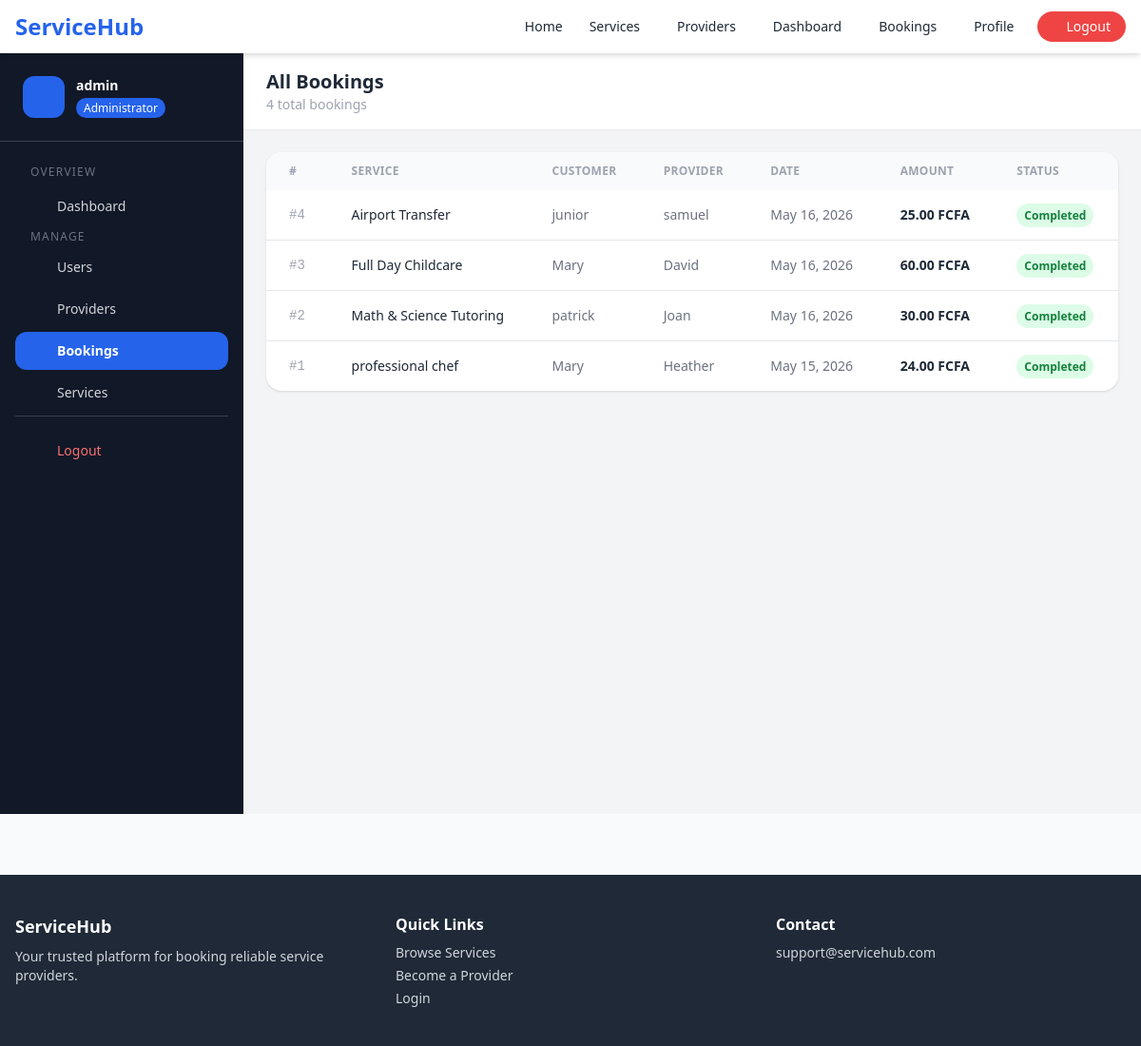
The app's page /admin-panel/bookings/ (signed in) with its own data.
### accounts/models.py (models this page shows, shortened)
class User(AbstractUser):
    ROLE_CUSTOMER = 'customer'
    ROLE_PROVIDER = 'provider'
    ROLE_ADMIN = 'admin'
    ROLE_CHOICES = [
        (ROLE_CUSTOMER, 'Customer'),
        (ROLE_PROVIDER, 'Service Provider'),
        (ROLE_ADMIN, 'Admin'),
    ]
    email = models.EmailField(unique=True)
    role = models.CharField(max_length=20, choices=ROLE_CHOICES, default=ROLE_CUSTOMER)
    phone = models.CharField(max_length=20, blank=True)
    profile_picture = models.ImageField(upload_to='profiles/', blank=True, null=True)
    address = models.TextField(blank=True)
    created_at = models.DateTimeField(auto_now_add=True)
    USERNAME_FIELD = 'email'
    REQUIRED_FIELDS = ['username']
    def is_admin_user(self):
        return self.role == self.ROLE_ADMIN

class ProviderProfile(models.Model):
    STATUS_PENDING = 'pending'
    STATUS_APPROVED = 'approved'
    STATUS_REJECTED = 'rejected'
    STATUS_CHOICES = [
        (STATUS_PENDING, 'Pending'),
        (STATUS_APPROVED, 'Approved'),
        (STATUS_REJECTED, 'Rejected'),
    ]
    user = models.OneToOneField(User, on_delete=models.CASCADE, related_name='provider_profile')
    bio = models.TextField(blank=True)
    id_document = models.FileField(upload_to='documents/', blank=True, null=True)
    service_area = models.CharField(max_length=200, blank=True)
    years_experience = models.PositiveIntegerField(default=0)
    hourly_rate = models.DecimalField(max_digits=8, decimal_places=2, default=0)
    is_available = models.BooleanField(default=True)
    status = models.CharField(max_length=20, choices=STATUS_CHOICES, default=STATUS_PENDING)
    rating = models.DecimalField(max_digits=3, decimal_places=2, default=0.00)
    total_jobs = models.PositiveIntegerField(default=0)
    created_at = models.DateTimeField(auto_now_add=True)

### bookings/models.py (models this page shows, shortened)
class Booking(models.Model):
    STATUS_PENDING = 'pending'
    STATUS_CONFIRMED = 'confirmed'
    STATUS_IN_PROGRESS = 'in_progress'
    STATUS_COMPLETED = 'completed'
    STATUS_CANCELLED = 'cancelled'
    STATUS_CHOICES = [
        (STATUS_PENDING, 'Pending'),
        (STATUS_CONFIRMED, 'Confirmed'),
        (STATUS_IN_PROGRESS, 'In Progress'),
        (STATUS_COMPLETED, 'Completed'),
        (STATUS_CANCELLED, 'Cancelled'),
    ]
    customer = models.ForeignKey(User, on_delete=models.CASCADE, related_name='bookings')
    provider = models.ForeignKey(ProviderProfile, on_delete=models.CASCADE, related_name='bookings')
    service = models.ForeignKey(Service, on_delete=models.CASCADE, related_name='bookings')
    booking_date = models.DateField()
    booking_time = models.TimeField()
    location = models.TextField()
    status = models.CharField(max_length=20, choices=STATUS_CHOICES, default=STATUS_PENDING)
    total_price = models.DecimalField(max_digits=10, decimal_places=2)
    notes = models.TextField(blank=True)
    created_at = models.DateTimeField(auto_now_add=True)
    updated_at = models.DateTimeField(auto_now=True)
    class Meta:
        ordering = ['-created_at']

### services/models.py (models this page shows, shortened)
class Service(models.Model):
    category = models.ForeignKey(ServiceCategory, on_delete=models.CASCADE, related_name='services')
    provider = models.ForeignKey(ProviderProfile, on_delete=models.CASCADE, related_name='services')
    title = models.CharField(max_length=200)
    description = models.TextField()
    price = models.DecimalField(max_digits=10, decimal_places=2)
    price_type = models.CharField(max_length=20, choices=[
        ('fixed', 'Fixed Price'),
        ('hourly', 'Per Hour'),
        ('daily', 'Per Day'),
    ], default='fixed')
    duration_hours = models.PositiveIntegerField(default=1, help_text='Estimated duration in hours')
    is_active = models.BooleanField(default=True)
    created_at = models.DateTimeField(auto_now_add=True)

### accounts/views.py (the view)
# urls.py: path('admin-panel/bookings/', views.admin_bookings, name='admin_bookings'),
@admin_required
def admin_bookings(request):
    from bookings.models import Booking
    bookings = Booking.objects.select_related('service', 'customer', 'provider__user').order_by('-created_at')
    return render(request, 'accounts/admin_bookings.html', {'bookings': bookings})

### accounts/views.py (called while the page is built)
def admin_required(view_func):
    from functools import wraps
    @wraps(view_func)
    def wrapper(request, *args, **kwargs):
        if not request.user.is_authenticated:
            return redirect('login')
        if not request.user.is_admin_user():
            messages.error(request, 'Access denied.')
            return redirect('dashboard')
        return view_func(request, *args, **kwargs)
    return wrapper

### templates/accounts/admin_bookings.html (shortened to what this page needs)
{% extends 'base.html' %}
{% load static %}
{% block content %}
<div class="flex min-h-screen bg-gray-100">
    <aside class="w-64 bg-gray-900 text-gray-300 flex-shrink-0 hidden md:flex flex-col">
        <div class="px-6 py-6 border-b border-gray-700">
            <div class="flex items-center gap-3">
                <div class="w-11 h-11 rounded-xl bg-blue-600 flex items-center justify-center text-white font-bold">
                    <i class="fa-solid fa-shield-halved"></i>
                </div>
                <div>
                    <p class="font-bold text-white text-sm">{{ user.get_full_name|default:user.username }}</p>
                    <span class="text-xs bg-blue-600 text-white px-2 py-0.5 rounded-full">Administrator</span>
                </div>
            </div>
        </div>
        <nav class="flex-1 px-4 py-6 space-y-1 text-sm">
            <p class="text-gray-500 text-xs uppercase tracking-widest px-4 mb-2">Overview</p>
            <a href="{% url 'admin_dashboard' %}" class="flex items-center gap-3 px-4 py-2.5 rounded-xl hover:bg-gray-800 hover:text-white transition">
                <i class="fa-solid fa-gauge w-4"></i> Dashboard
            </a>
            <p class="text-gray-500 text-xs uppercase tracking-widest px-4 mt-5 mb-2">Manage</p>
            <a href="{% url 'admin_users' %}" class="flex items-center gap-3 px-4 py-2.5 rounded-xl hover:bg-gray-800 hover:text-white transition">
                <i class="fa-solid fa-users w-4"></i> Users
            </a>
            <a href="{% url 'admin_providers' %}" class="flex items-center gap-3 px-4 py-2.5 rounded-xl hover:bg-gray-800 hover:text-white transition">
                <i class="fa-solid fa-user-tie w-4"></i> Providers
            </a>
            <a href="{% url 'admin_bookings' %}" class="flex items-center gap-3 px-4 py-2.5 rounded-xl bg-blue-600 text-white font-semibold">
                <i class="fa-solid fa-calendar-check w-4"></i> Bookings
            </a>
            <a href="{% url 'category_list' %}" class="flex items-center gap-3 px-4 py-2.5 rounded-xl hover:bg-gray-800 hover:text-white transition">
                 Services
            </a>
            <div class="pt-4 border-t border-gray-700 mt-5">
                <a href="{% url 'logout' %}" class="flex items-center gap-3 px-4 py-2.5 rounded-xl text-red-400 hover:bg-gray-800 transition">
                    <i class="fa-solid fa-right-from-bracket w-4"></i> Logout
                </a>
            </div>
        </nav>
    </aside>
    <div class="flex-1 flex flex-col">
        <header class="bg-white shadow-sm px-6 py-4 flex items-center justify-between">
            <div>
                <h1 class="text-xl font-bold text-gray-800">All Bookings</h1>
                <p class="text-gray-400 text-sm">{{ bookings|length }} total bookings</p>
            </div>
        </header>
        <main class="flex-1 p-6">
            <div class="bg-white rounded-2xl shadow overflow-hidden">
                <div class="overflow-x-auto">
                    <table class="w-full text-sm">
                        <thead>
                            <tr class="bg-gray-50 text-gray-400 text-xs uppercase tracking-wide">
                                <th class="text-left px-6 py-3">#</th>
                                <th class="text-left px-6 py-3">Service</th>
                                <th class="text-left px-6 py-3">Customer</th>
                                <th class="text-left px-6 py-3">Provider</th>
                                <th class="text-left px-6 py-3">Date</th>
                                <th class="text-left px-6 py-3">Amount</th>
                                <th class="text-left px-6 py-3">Status</th>
                            </tr>
                        </thead>
                        <tbody class="divide-y">
                            {% for booking in bookings %}
                            <tr class="hover:bg-gray-50 transition">
                                <td class="px-6 py-4 text-gray-400 font-mono">#{{ booking.id }}</td>
                                <td class="px-6 py-4 font-medium text-gray-800">{{ booking.service.title }}</td>
                                <td class="px-6 py-4 text-gray-500">{{ booking.customer.get_full_name|default:booking.customer.username }}</td>
                                <td class="px-6 py-4 text-gray-500">{{ booking.provider.user.get_full_name|default:booking.provider.user.username }}</td>
                                <td class="px-6 py-4 text-gray-500">{{ booking.booking_date }}</td>
                                <td class="px-6 py-4 font-semibold text-gray-800">{{ booking.total_price }} FCFA</td>
                                <td class="px-6 py-4">
                                    <span class="px-2 py-1 rounded-full text-xs font-semibold
                                        {% if booking.status == 'completed' %}bg-green-100 text-green-700
                                        {% elif booking.status == 'confirmed' %}bg-blue-100 text-blue-700
                                        {% elif booking.status == 'in_progress' %}bg-purple-100 text-purple-700
                                        {% elif booking.status == 'cancelled' %}bg-red-100 text-red-700
                                        {% else %}bg-yellow-100 text-yellow-700{% endif %}">
                                        {{ booking.get_status_display }}
                                    </span>
                                </td>
                            </tr>
                            {% empty %}
                            <tr><td colspan="7" class="text-center py-12 text-gray-400">No bookings found.</td></tr>
                            {% endfor %}
                        </tbody>
                    </table>
                </div>
            </div>
        </main>
    </div>
</div>
{% endblock %}

### records on screen
User: get_full_name "admin"
Booking: id "4", service "Airport Transfer", customer.get_full_name "junior", provider.user.get_full_name "samuel", booking_date "May 16, 2026", total_price "25.00", status "Completed"
Booking: id "3", service "Full Day Childcare", customer.get_full_name "Mary", provider.user.get_full_name "David", booking_date "May 16, 2026", total_price "60.00", status "Completed"
Booking: id "2", service "Math & Science Tutoring", customer.get_full_name "patrick", provider.user.get_full_name "Joan", booking_date "May 16, 2026", total_price "30.00", status "Completed"
Booking: id "1", service "professional chef", customer.get_full_name "Mary", provider.user.get_full_name "Heather", booking_date "May 15, 2026", total_price "24.00", status "Completed"

### other values on screen
{{ bookings|length }} "4"
